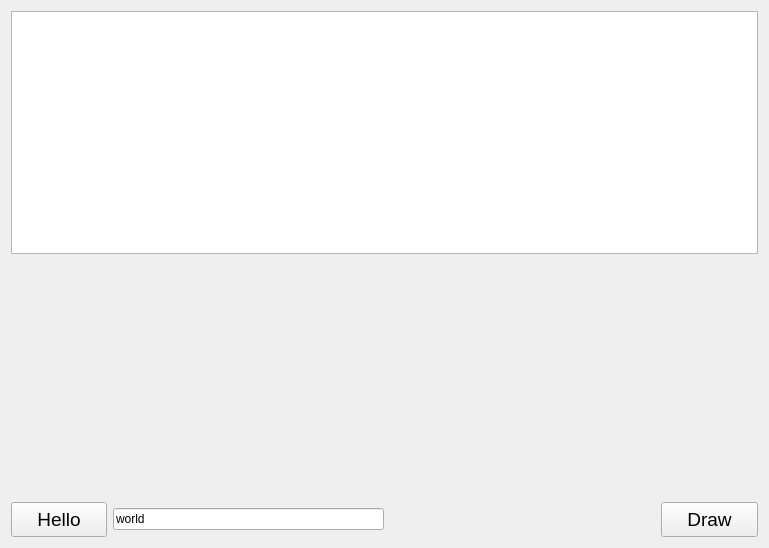
<?xml version="1.0" encoding="UTF-8"?>
<ui version="4.0">
 <class>MyAppWindow</class>
 <widget class="QWidget" name="MyAppWindow">
  <property name="geometry">
   <rect>
    <x>0</x>
    <y>0</y>
    <width>769</width>
    <height>548</height>
   </rect>
  </property>
  <property name="windowTitle">
   <string>Form</string>
  </property>
  <property name="styleSheet">
   <string notr="true">* {
  font: 12pt &quot;Segoe UI&quot;;
}

QPushButton {
  font-size: 14pt;
  padding: 5px 25px;
}

#txtMessages {
  font-size: 24pt;
  font-family: &quot;Segoe UI Symbol&quot;;
}</string>
  </property>
  <layout class="QVBoxLayout" name="verticalLayout">
   <item>
    <widget class="QTextEdit" name="txtMessages"/>
   </item>
   <item>
    <spacer name="verticalSpacer">
     <property name="orientation">
      <enum>Qt::Vertical</enum>
     </property>
     <property name="sizeHint" stdset="0">
      <size>
       <width>20</width>
       <height>40</height>
      </size>
     </property>
    </spacer>
   </item>
   <item>
    <layout class="QHBoxLayout" name="horizontalLayout">
     <item>
      <widget class="QPushButton" name="btnHello">
       <property name="text">
        <string>Hello</string>
       </property>
      </widget>
     </item>
     <item>
      <widget class="QLineEdit" name="edtName">
       <property name="text">
        <string>world</string>
       </property>
      </widget>
     </item>
     <item>
      <spacer name="horizontalSpacer">
       <property name="orientation">
        <enum>Qt::Horizontal</enum>
       </property>
       <property name="sizeHint" stdset="0">
        <size>
         <width>40</width>
         <height>20</height>
        </size>
       </property>
      </spacer>
     </item>
     <item>
      <widget class="QPushButton" name="btnDraw">
       <property name="text">
        <string>Draw</string>
       </property>
      </widget>
     </item>
    </layout>
   </item>
  </layout>
 </widget>
 <resources/>
 <connections/>
</ui>
